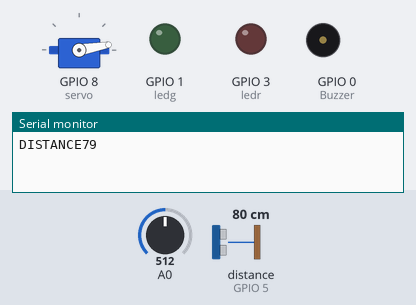
Recording of a sketch running on a simulated ESP8266 (NodeMCU). Parts: servo, output pins drawn as LEDs (lit = HIGH), buzzer (waves = sounding, pin HIGH), the last lines printed to the serial monitor. Wiring (inferred from the names in the program): ultrasonic range finder: trigger GPIO 16; echo GPIO 5. Inputs (shaded band) come from the test bench; at power-on: distance to the obstacle (sensor on GPIO 5) 80 cm, A0 = 512. The echo pulse lasts 58.3 µs per cm; pins used as bus, display or sensor lines are not drawn.

Above: at 1.2 s.
1.3 s: distance to the obstacle (sensor on GPIO 5) set to 54 cm
9.3 s: distance to the obstacle (sensor on GPIO 5) set to 47 cm
At 16.6 s:
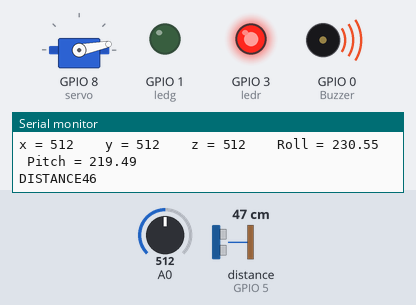
21.3 s: A0 set to 196
28.5 s: A0 set to 178
At 35.61 s:
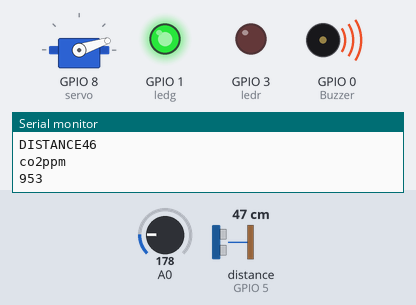
37.8 s: distance to the obstacle (sensor on GPIO 5) set to 60 cm
At 41.6 s:
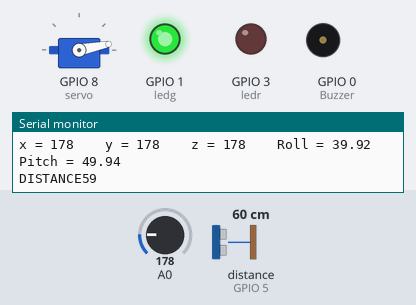
Timing chart, 0 to 49.5 s (numbered marks = the images above; inputs shaded):
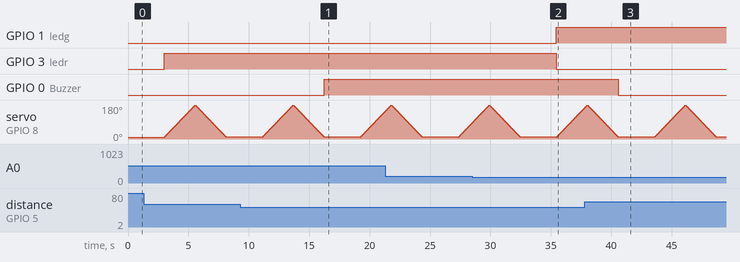

Measured:
- the behaviour switches between 51 and 50 cm on distance to the obstacle (sensor on GPIO 5) (found by bisection; images 0 and 1)
- the behaviour switches between 189 and 188 on A0 (found by bisection; images 1 and 2)
- after the input at 9.3 s, GPIO 0 (Buzzer): LOW → HIGH after 6.9 s
- after the input at 28.5 s, GPIO 1 (ledg): LOW → HIGH after 7.0 s; GPIO 3 (ledr): HIGH → LOW after 7.0 s
- after the input at 37.8 s, GPIO 0 (Buzzer): HIGH → LOW after 2.8 s

The sketch:

DistCalculator+Accelerometer.ino
```cpp
#include <Wire.h>
#include <ESP8266WiFi.h>
#include <math.h>
#include <Servo.h>

const int x_out = 14; /* connect x_out of module to A1 of UNO board */
const int y_out = 12; /* connect y_out of module to A2 of UNO board */
const int z_out = 15;
Servo servo;
int angle = 10;
/* connect z_out of module to A3 of UNO board */


#define anInput     4
#define digTrigger  2
#define co2Zero     55
#define ledr         3
#define ledg         1

const int trigPin =  16;
const int echoPin =5 ;
const int Buzzer=0;
long dur;
int dis;
void setup() {
pinMode(trigPin, OUTPUT);
pinMode(echoPin, INPUT);
pinMode(Buzzer, OUTPUT);
pinMode(anInput,INPUT);
pinMode(digTrigger,INPUT);
pinMode(ledr,OUTPUT);
pinMode(ledg,OUTPUT);
  servo.attach(8);
  servo.write(angle);
Serial.begin(9600);
}

void loop() {

digitalWrite(trigPin, LOW);
delayMicroseconds(2);

digitalWrite(trigPin, HIGH);
delayMicroseconds(10);
digitalWrite(trigPin, LOW);

dur= pulseIn(echoPin, HIGH);
dis=dur*0.034/2;

Serial.print("DISTANCE");
Serial.print(dis);
Serial.print("\n");
int co2now[10];
int co2raw = 0;
int co2comp = 0;
int co2ppm = 0;
int zzz = 0;
int grafX = 0;

if(dis<50)
{
  digitalWrite(Buzzer,HIGH);
}
else
{
  digitalWrite(Buzzer,LOW);
}
 for (int x = 0;x<10;x++){
    co2now[x]=analogRead(anInput);
    delay(300);
  }

for (int x = 0;x<10;x++){
    zzz=zzz + co2now[x];

  }
  co2raw = zzz/10;
  co2comp = co2raw - co2Zero;
  co2ppm = map(co2comp,0,1023,400,5000);
  grafX = map(co2ppm,0,1000,0,127);
  Serial.println("co2ppm");
  Serial.println(co2ppm);
  Serial.println("\n");
 if(co2ppm<999){
    digitalWrite(ledg,HIGH);
    digitalWrite(ledr,LOW);
    }
  else{
    digitalWrite(ledr,HIGH);
    digitalWrite(ledg,LOW);//turn off led

  }
    for(angle = 10; angle < 180; angle++)
  {
    servo.write(angle);
    delay(15);
  }
  // now scan back from 180 to 0 degrees
  for(angle = 180; angle > 10; angle--)
  {
    servo.write(angle);
    delay(15);
  }
  int x_adc_value, y_adc_value, z_adc_value;
  double x_g_value, y_g_value, z_g_value;
  double roll, pitch, yaw;
  x_adc_value = analogRead(x_out);
  y_adc_value = analogRead(y_out);
  z_adc_value = analogRead(z_out);
  Serial.print("x = ");
  Serial.print(x_adc_value);
  Serial.print("\t\t");
  Serial.print("y = ");
  Serial.print(y_adc_value);
  Serial.print("\t\t");
  Serial.print("z = ");
  Serial.print(z_adc_value);
  Serial.print("\t\t");
  //delay(10);


  x_g_value = ( ( ( (double)(x_adc_value * 5)/1024) - 1.65 ) / 0.330 );
  y_g_value = ( ( ( (double)(y_adc_value * 5)/1024) - 1.65 ) / 0.330 );
  z_g_value = ( ( ( (double)(z_adc_value * 5)/1024) - 1.80 ) / 0.330 );
  roll = ( ( (atan2(y_g_value,z_g_value) * 180) / 3.14 ) + 180 );
  pitch = ( ( (atan2(z_g_value,x_g_value) * 180) / 3.14 ) + 180 );
  //yaw = ( ( (atan2(x_g_value,y_g_value) * 180) / 3.14 ) + 180 );

  Serial.print("Roll = ");
  Serial.print(roll);
  Serial.print("\t");
  Serial.print("Pitch = ");
  Serial.print(pitch);
  Serial.print("\n\n");
  delay(10);
}
```
